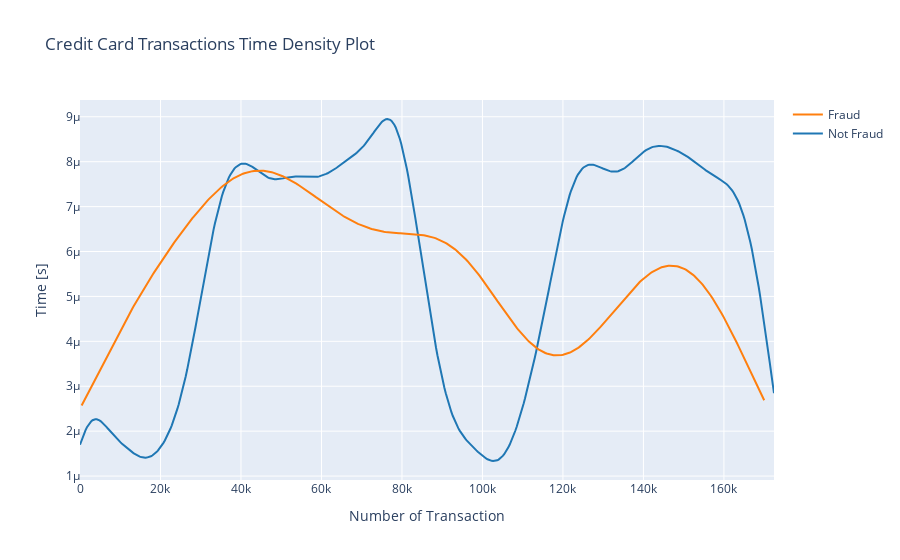

Notebook source saved alongside this figure:
### Markdown cell above
**Eksplorasi Data berdasarkan *Waktu Transaksi***

### Code cell
import plotly.figure_factory as ff

class_0 = data_df.loc[data_df['Class'] == 0]["Time"]
class_1 = data_df.loc[data_df['Class'] == 1]["Time"]

hist_data = [class_0, class_1]
group_labels = ['Not Fraud', 'Fraud']

fig = ff.create_distplot(hist_data, group_labels, show_hist=False, show_rug=False)
fig['layout'].update(title='Credit Card Transactions Time Density Plot', xaxis = dict(title = 'Number of Transaction'), yaxis=dict(title='Time [s]'))
iplot(fig, filename='dist_only')

### Figure 1 — Plotly figure (JSON) as saved in the notebook; plotly's stock layout.template omitted (floating-point values rounded to 4 significant figures; data arrays with more than 128 entries replaced by an {"elided": "..."} marker saying what was removed)
{"data": [{"legendgroup": "Not Fraud", "marker": {"color": "rgb(31, 119, 180)"}, "mode": "lines", "name": "Not Fraud", "showlegend": true, "type": "scatter", "x": {"elided": "500 float values"}, "xaxis": "x", "y": {"elided": "500 float values"}, "yaxis": "y"}, {"legendgroup": "Fraud", "marker": {"color": "rgb(255, 127, 14)"}, "mode": "lines", "name": "Fraud", "showlegend": true, "type": "scatter", "x": {"elided": "500 float values"}, "xaxis": "x", "y": {"elided": "500 float values"}, "yaxis": "y"}], "layout": {"barmode": "overlay", "hovermode": "closest", "legend": {"traceorder": "reversed"}, "title": {"text": "Credit Card Transactions Time Density Plot"}, "xaxis": {"anchor": "y2", "domain": [0, 1], "title": {"text": "Number of Transaction"}, "zeroline": false}, "yaxis": {"anchor": "free", "domain": [0, 1], "position": 0, "title": {"text": "Time [s]"}}}}
